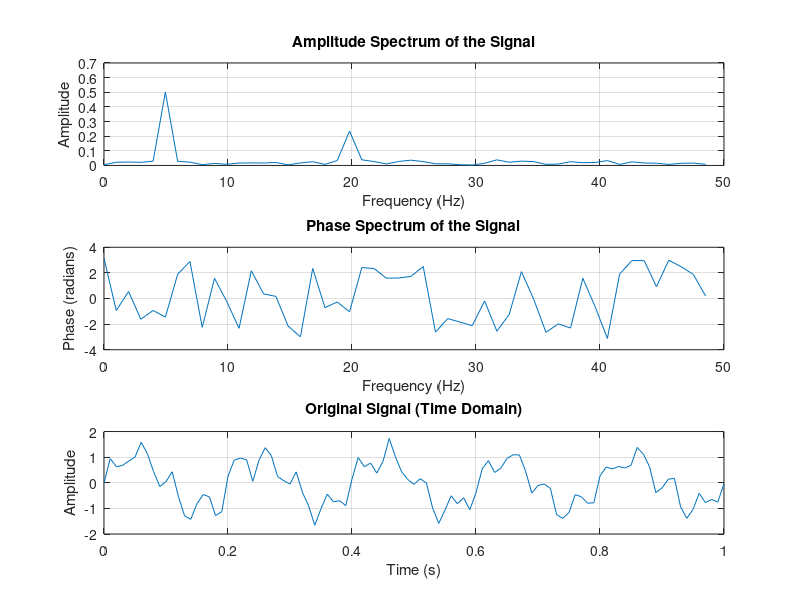

MATLAB code for this plot:
% Step 1: Generate a Signal with Two Sine Waves and Noise
Fs = 100;                     % Sampling frequency (Hz)
t = 0:1/Fs:1;                 % Time vector for 1 second
f1 = 5;                       % Frequency of first sine wave (Hz)
f2 = 20;                      % Frequency of second sine wave (Hz)
signal = sin(2 * pi * f1 * t) + 0.5 * sin(2 * pi * f2 * t) + 0.2 * randn(size(t)); % Signal with noise

% Step 2: Compute the FFT of the Signal
N = length(signal);           % Number of samples
signal_fft = fft(signal);     % FFT of the signal

% Calculate the Amplitude and Phase Spectra
signal_fft_mag = abs(signal_fft / N); % Amplitude spectrum
signal_fft_phase = angle(signal_fft); % Phase spectrum
f = (0:N-1) * (Fs / N);       % Frequency vector

% Step 3: Plot the Amplitude Spectrum
figure;
subplot(3, 1, 1);
plot(f(1:N/2), signal_fft_mag(1:N/2)); % Plot only the positive frequencies
title('Amplitude Spectrum of the Signal');
xlabel('Frequency (Hz)');
ylabel('Amplitude');
grid on;

% Plot the Phase Spectrum
subplot(3, 1, 2);
plot(f(1:N/2), signal_fft_phase(1:N/2)); % Phase for positive frequencies
title('Phase Spectrum of the Signal');
xlabel('Frequency (Hz)');
ylabel('Phase (radians)');
grid on;

% Plot the Original Signal in Time Domain for Reference
subplot(3, 1, 3);
plot(t, signal);
title('Original Signal (Time Domain)');
xlabel('Time (s)');
ylabel('Amplitude');
grid on;
